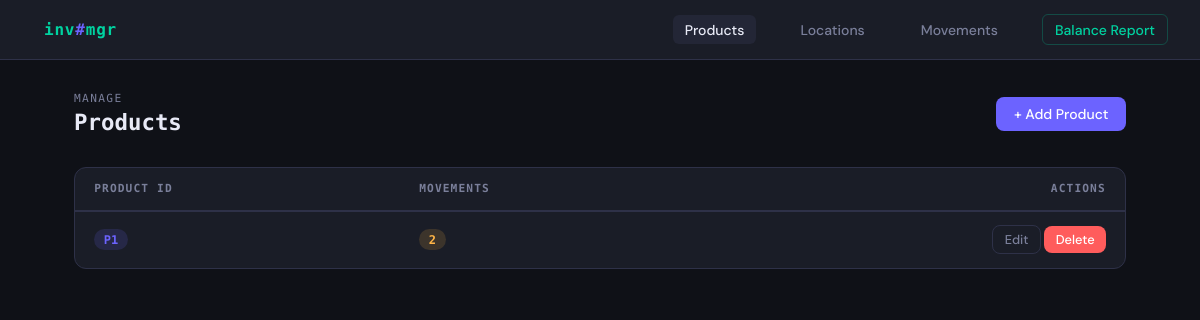
/products, run on an earlier commit of the app's database.
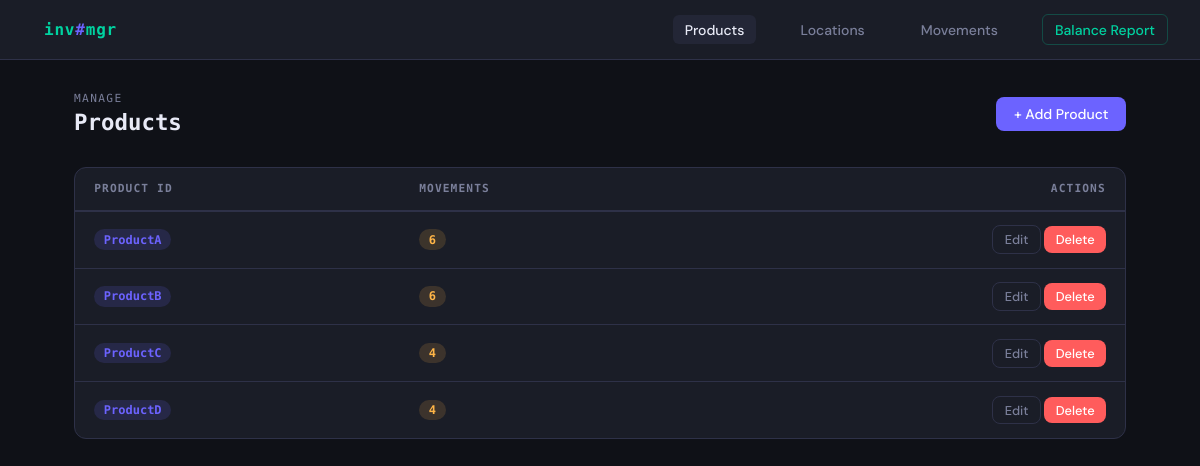
And on a later commit of the database.
### app.py (models this page shows, shortened)
class Product(db.Model):
    product_id = db.Column(db.String(50), primary_key=True)
    movements = db.relationship('ProductMovement', backref='product', lazy=True)

### app.py (the view)
@app.route('/products')
def products():
    all_products = Product.query.all()
    return render_template('products.html', products=all_products)

### templates/products.html (shortened to what this page needs)
{% extends 'base.html' %}
{% block content %}
<div class="page-header">
  <h1><span class="label">Manage</span>Products</h1>
  <a href="{{ url_for('add_product') }}" class="btn btn-primary">+ Add Product</a>
</div>
<div class="card">
  {% if products %}
  <table>
    <thead>
      <tr>
        <th>Product ID</th>
        <th>Movements</th>
        <th style="text-align:right">Actions</th>
      </tr>
    </thead>
    <tbody>
      {% for p in products %}
      <tr>
        <td><span class="badge badge-purple">{{ p.product_id }}</span></td>
        <td><span class="badge badge-orange">{{ p.movements | length }}</span></td>
        <td style="text-align:right">
          <a href="{{ url_for('edit_product', product_id=p.product_id) }}" class="btn btn-outline btn-sm">Edit</a>
          <form method="POST" action="{{ url_for('delete_product', product_id=p.product_id) }}" style="display:inline"
                onsubmit="return confirm('Delete product {{ p.product_id }}?')">
            <button class="btn btn-danger btn-sm">Delete</button>
          </form>
        </td>
      </tr>
      {% endfor %}
    </tbody>
  </table>
  {% else %}
  <div class="empty">
    <div class="icon">📦</div>
    <p>No products yet. Add your first product to get started.</p>
    <a href="{{ url_for('add_product') }}" class="btn btn-primary">+ Add Product</a>
  </div>
  {% endif %}
</div>
{% endblock %}

What changed in the data, as far as the page shows it:
removed Product: product_id "P1", movements|length "2"
added Product: product_id "ProductA", movements|length "6"
added Product: product_id "ProductB", movements|length "6"
added Product: product_id "ProductC", movements|length "4"
added Product: product_id "ProductD", movements|length "4"
